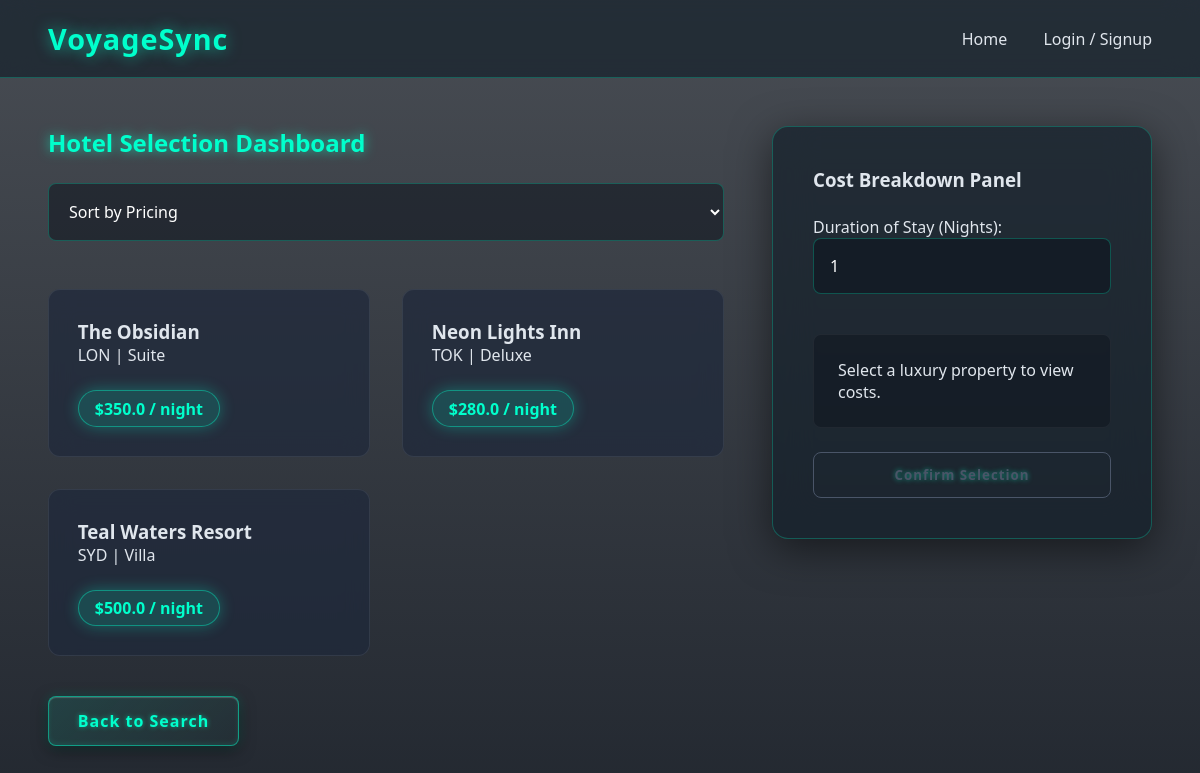
Screenshot of /hotels with the database file from the repository.
### app.py (models this page shows)
class Hotel(db.Model):
    id = db.Column(db.Integer, primary_key=True)
    name = db.Column(db.String(150), nullable=False)
    location = db.Column(db.String(100), nullable=False)
    room_type = db.Column(db.String(100), nullable=False)
    price_per_night = db.Column(db.Float, nullable=False)

### app.py (the view)
@app.route('/hotels')
def hotels():
    all_hotels = Hotel.query.all()
    return render_template('hotels.html', hotels=all_hotels)

### app.py (called while the page is built)
@app.context_processor
def inject_user():
    user = None
    if 'user_id' in session:
        user = User.query.get(session['user_id'])
    return dict(current_user=user)

### templates/hotels.html (shortened to what this page needs)
{% extends 'base.html' %}
{% block content %}
<div class="dashboard">
    <div class="main-content">
        <h2 class="glow-text">Hotel Selection Dashboard</h2>
        <div class="controls margin-top-lg">
            <select id="sort-select" class="glass-input width-auto">
                <option value="none">Sort by Pricing</option>
            </select>
        </div>
        <div class="grid" id="hotel-grid">
            {% for hotel in hotels %}
            <div class="glass-card selectable-item hotel-item" data-id="{{ hotel.id }}" data-price="{{ hotel.price_per_night }}" data-type="hotel">
                <h3>{{ hotel.name }}</h3>
                <p>{{ hotel.location }} | {{ hotel.room_type }}</p>
                <div class="glow-badge">${{ hotel.price_per_night }} / night</div>
            </div>
            {% endfor %}
        </div>
        <div class="margin-top-xl">
            <a href="{{ url_for('index') }}" class="neon-btn">Back to Search</a>
        </div>
    </div>
    <aside class="billing-engine glass-panel sticky">
        <h3>Cost Breakdown Panel</h3>
        <div class="input-group margin-top-lg">
            <label>Duration of Stay (Nights):</label>
            <input type="number" id="nights-input" class="glass-input" value="1" min="1">
        </div>
        <div id="cost-breakdown" class="animated-panel margin-top-lg">
            <p>Select a luxury property to view costs.</p>
        </div>
        <form action="{{ url_for('checkout') }}" method="POST" id="checkout-form">
            <button type="submit" class="neon-btn full-width margin-top-lg" id="proceed-btn" disabled>Confirm Selection</button>
        </form>
    </aside>
</div>
{% endblock %}

### static/style.css (style rules this page uses)
* { margin: 0; padding: 0; box-sizing: border-box; font-family: 'Segoe UI', Tahoma, Geneva, Verdana, sans-serif; }
:root { --bg-color: #0b111a; --glass-bg: rgba(18, 30, 40, 0.65); --glass-border: rgba(0, 255, 204, 0.25); --neon-teal: #00ffcc; --text-main: #e0e6ed; --slate-gray: #1e293b; }
body { background-image: linear-gradient(rgba(11, 17, 26, 0.75), rgba(11, 17, 26, 0.90)), url('Voy_back.jpg'); background-size: cover; background-position: center; background-attachment: fixed; background-repeat: no-repeat; color: var(--text-main); min-height: 100vh; display: flex; flex-direction: column; }
.glass-panel { background: var(--glass-bg); backdrop-filter: blur(20px); border: 1px solid var(--glass-border); border-radius: 16px; padding: 2.5rem; box-shadow: 0 10px 40px rgba(0, 0, 0, 0.5); }
.glass-card { background: rgba(30, 41, 59, 0.7); backdrop-filter: blur(12px); border: 1px solid rgba(255, 255, 255, 0.08); border-radius: 12px; padding: 1.8rem; transition: transform 0.4s cubic-bezier(0.175, 0.885, 0.32, 1.275), box-shadow 0.4s, border-color 0.4s; }
.neon-btn { background: linear-gradient(135deg, rgba(0, 255, 204, 0.1), rgba(0, 255, 204, 0.02)); color: var(--neon-teal); border: 1px solid rgba(0, 255, 204, 0.5); padding: 0.8rem 1.8rem; border-radius: 8px; cursor: pointer; font-weight: 600; letter-spacing: 1px; text-decoration: none; display: inline-flex; align-items: center; justify-content: center; transition: all 0.4s cubic-bezier(0.175, 0.885, 0.32, 1.275); text-align: center; box-shadow: 0 4px 15px rgba(0, 0, 0, 0.5), 0 0 12px rgba(0, 255, 204, 0.2), inset 0 1px 1px rgba(255, 255, 255, 0.2), inset 0 -2px 5px rgba(0, 255, 204, 0.1); text-shadow: 0 0 5px rgba(0, 255, 204, 0.5); }
.neon-btn:disabled { border-color: #4a5568; color: #4a5568; cursor: not-allowed; box-shadow: none; background: transparent; }
.full-width { width: 100%; }
.width-auto { width: auto; }
.glow-badge { background: rgba(0, 255, 204, 0.15); color: var(--neon-teal); padding: 0.4rem 1rem; border-radius: 30px; display: inline-block; margin-top: 1.5rem; font-weight: 700; box-shadow: 0 0 15px rgba(0, 255, 204, 0.3); border: 1px solid rgba(0, 255, 204, 0.4); }
.glow-text { color: var(--neon-teal); text-shadow: 0 0 12px rgba(0, 255, 204, 0.7); }
.dashboard { display: grid; grid-template-columns: 1fr 380px; gap: 3rem; padding: 3rem; max-width: 1400px; margin: 0 auto; }
.grid { display: grid; grid-template-columns: repeat(auto-fill, minmax(280px, 1fr)); gap: 2rem; margin: 2rem 0; }
.sticky { position: sticky; top: 100px; height: fit-content; }
.glass-input { background: rgba(11, 17, 26, 0.5); border: 1px solid var(--glass-border); color: white; padding: 1rem; border-radius: 8px; width: 100%; margin-bottom: 1rem; font-size: 1rem; transition: border-color 0.3s, box-shadow 0.3s; }
.selectable-item { cursor: pointer; }
.margin-top-lg { margin-top: 1.5rem; }
.margin-top-xl { margin-top: 2.5rem; }
.animated-panel { transition: all 0.4s ease-in-out; padding: 1.5rem; background: rgba(11, 17, 26, 0.4); border-radius: 8px; border: 1px solid rgba(255,255,255,0.05); }

### rows the page displays
Hotel: name "The Obsidian", location "LON", room_type "Suite", price_per_night "350.0"
Hotel: name "Neon Lights Inn", location "TOK", room_type "Deluxe", price_per_night "280.0"
Hotel: name "Teal Waters Resort", location "SYD", room_type "Villa", price_per_night "500.0"
